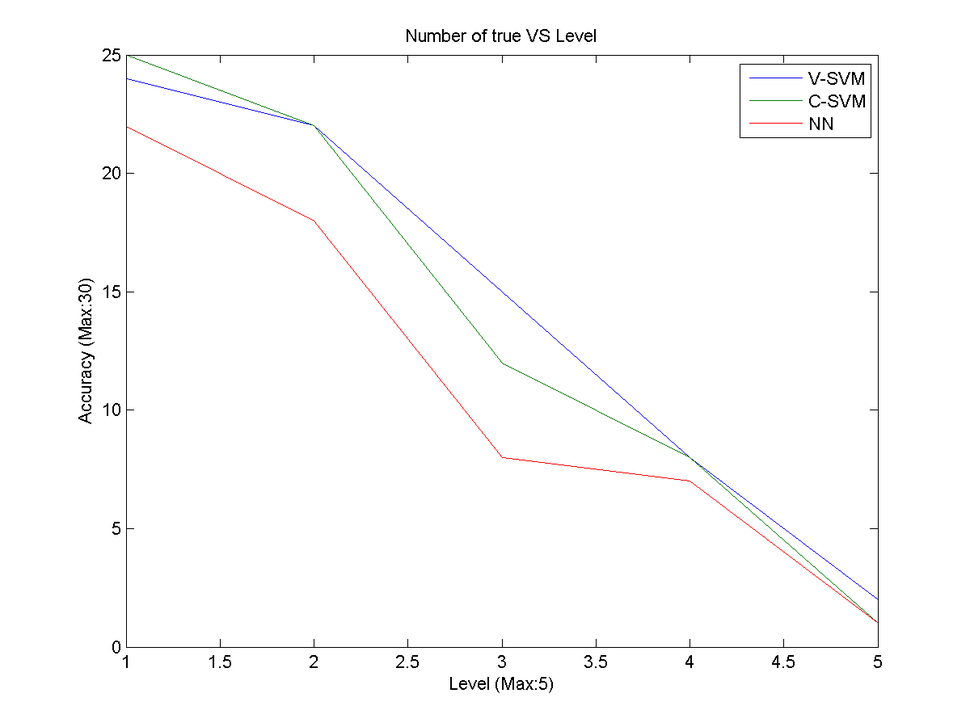
%> input picture code_v2/Accuracy VS Level.png, 970 x 727 px, shrunk from 1200 x 900 before the run
$ octave --eval "result = cut2cll(imread('Accuracy VS Level.png'));"   (GNU Octave 9; MATLAB toolbox functions it lacks are replaced by stand-ins)
%> lines starting %> are read from the running program, lines starting %| are printed output that depends on the picture; in (x1, y1, x2, y2) boxes, pixels count from 0 and x2, y2 are one past the last pixel; in counts of white or black regions, pixels touching at a corner belong together; the program's own positions count from 1
### code_v2/extract_first.m
function [ imo,bwo,imc,bwc ] = extract_first( im,bw )
        CC = bwconncomp(bw);
        %numPixels = cellfun(@numel,CC.PixelIdxList);
        %[biggest,idx] = max(numPixels);
        imc = im;
        bwc = bw;
        imc(CC.PixelIdxList{1}) = 0;
        bwc(CC.PixelIdxList{1}) = 0;
        [ rr cc] = size(im);
        imo = zeros(rr,cc);
        bwo = zeros(rr,cc);
        imo(CC.PixelIdxList{1}) = 255;
        bwo(CC.PixelIdxList{1}) = 1;
        se = strel('disk',1);
        bwc = imclose(bwc,se);
        imc = imclose(imc,se);
        %figure, imshow(closeBW)
        %imo = imsubtract(im,imc);
        %bwo = imsubtract(bw,bwc);
end

### code_v2/cut2cll.m
function [ subImgs ] = cut2cll( inp1 )
    % convert to binary image
    im = inp1;
%> im is the input picture: size 727x970x3 uint8; mean R, G, B 252.2, 252, 252.1
    bw = im2bw(im,0.4);
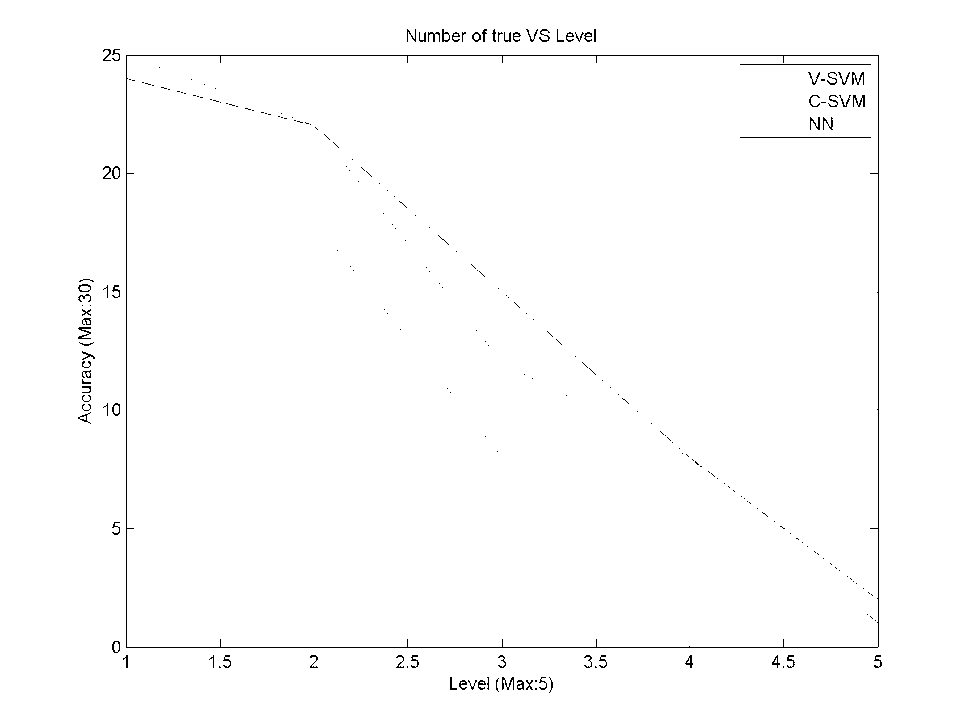
%> bw: size 727x970 logical; 99.1% white; black in thin lines or dots, all inside (x1, y1, x2, y2) = (78, 29, 882, 693)
    % find connected component
    CC = bwconncomp(bw);
%> CC = 12 connected components

    %if CC.NumObjects == 1
        subImgs{1} = im;
    %end

    % check if there are more than 2 objects
    if CC.NumObjects > 1
        imc = im;
        bwc = bw;
        n = 1;
        while CC.NumObjects > 1
            [ imo,bwo,ims,bws ] = extract_first( imc,bwc );
            imc = ims;
            bwc = bws;
            subImgs{n} = imo;
            n = n+1;
            CC = bwconncomp(bws);
        end
%> this loop made 11 passes
%> CC on passes 1 to 11: 11 connected components, 10 connected components, 9 connected components, 8 connected components, 7 connected components, 6 connected components, 5 connected components, 4 connected components, 3 connected components, 2 connected components, 1 connected component
%> pass 1, in extract_first, `bwc = imclose(bwc,se);`:
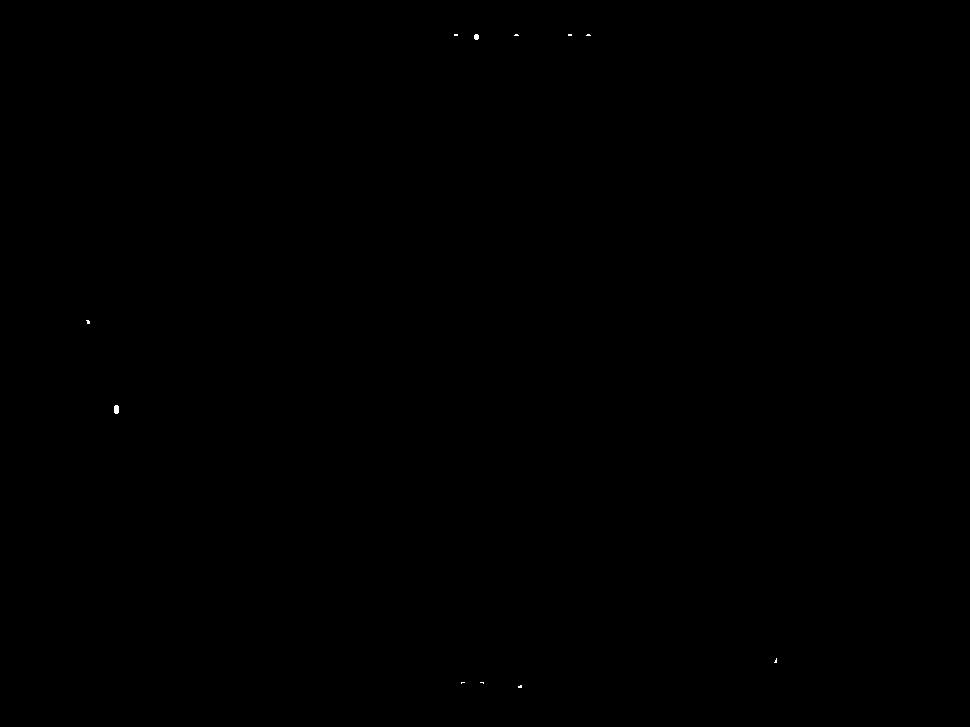
%> bwc: size 727x970 logical; 0.02% white; 11 white regions (9 under 20 px), largest, box (x1, y1, x2, y2) and area: (114, 405, 119, 414) 41, (474, 34, 479, 40) 26
%> pass 1, in extract_first, `imc = imclose(imc,se);`:
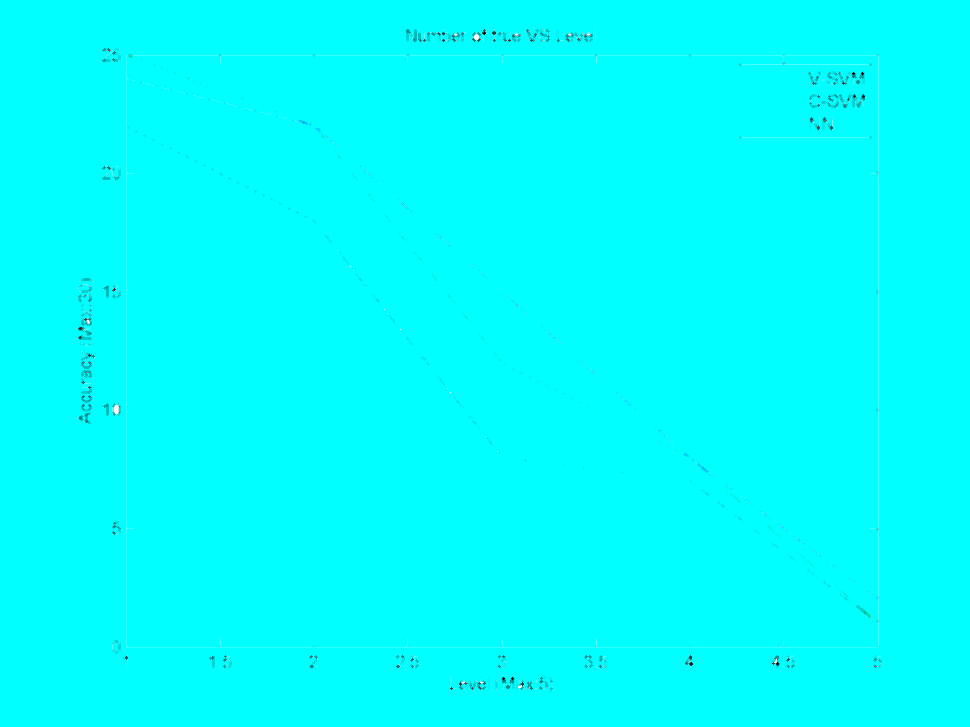
%> imc: size 727x970x3 uint8; mean R, G, B 0.5, 254.5, 254.5
%> pass 1, in cut2cll, `[ imo,bwo,ims,bws ] = extract_first( imc,bwc );`:
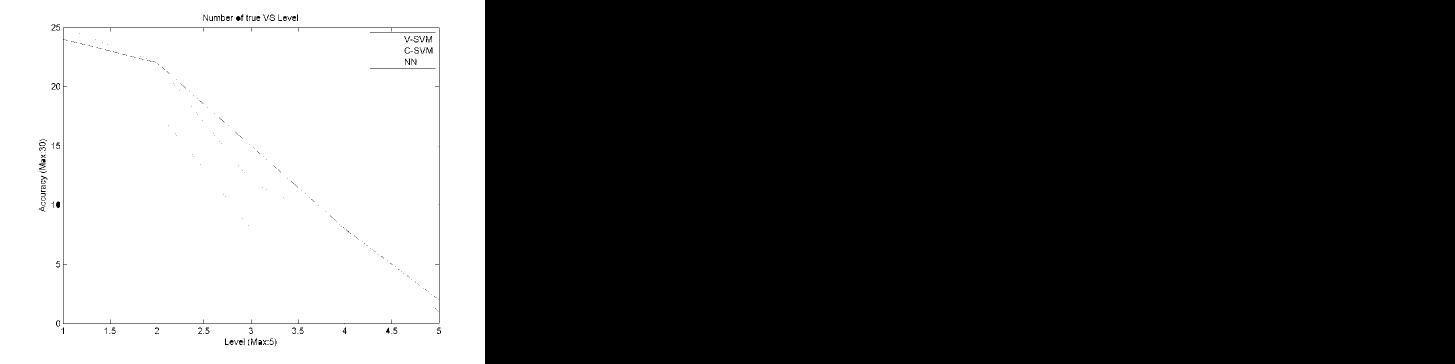
%> imo: size 727x2910 double (shown at 1/2 size); 33% white; 1 white region, box (x1, y1, x2, y2) and area: (0, 0, 970, 727) 698739
%> after the loop, subImgs = 11 items
%> `result = cut2cll(imread('Accuracy VS Level.png'));`: result = 12 items
        subImgs{n} = ims;
    end
end
